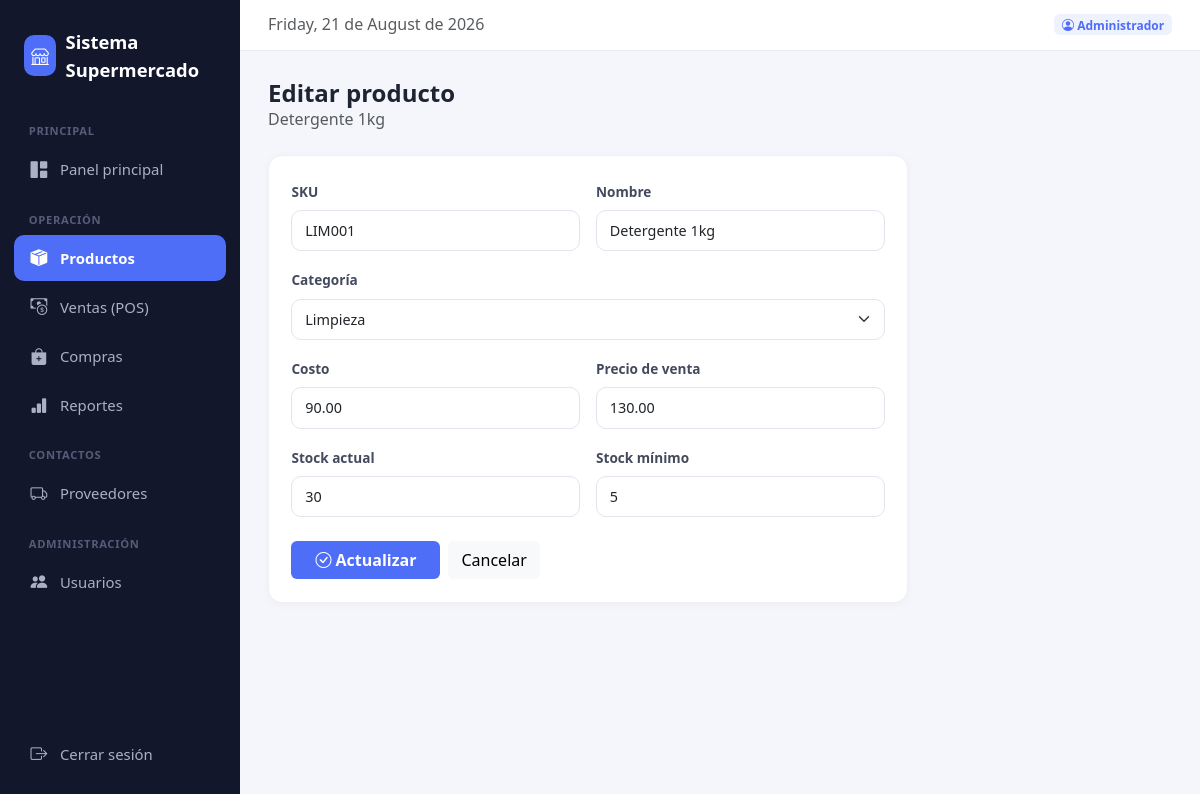
The page /public/index.php?ruta=productos.editar&id=3 (signed in) on the database its author committed.
### tables this page shows
CREATE TABLE productos (
    id INT AUTO_INCREMENT PRIMARY KEY,
    sku VARCHAR(50) NOT NULL UNIQUE,
    nombre VARCHAR(150) NOT NULL,
    categoria_id INT,
    costo DECIMAL(10,2) NOT NULL DEFAULT 0,
    precio_venta DECIMAL(10,2) NOT NULL DEFAULT 0,
    stock_actual INT NOT NULL DEFAULT 0,
    stock_minimo INT NOT NULL DEFAULT 5,
    activo TINYINT(1) DEFAULT 1,
    creado_en TIMESTAMP DEFAULT CURRENT_TIMESTAMP,
    FOREIGN KEY (categoria_id) REFERENCES categorias(id) ON DELETE SET NULL
);

CREATE TABLE categorias (
    id INT AUTO_INCREMENT PRIMARY KEY,
    nombre VARCHAR(100) NOT NULL,
    creado_en TIMESTAMP DEFAULT CURRENT_TIMESTAMP
);

### app/controllers/ProductoController.php (called while the page is built, shortened)
<?php
require_once __DIR__ . '/../models/Producto.php';
require_once __DIR__ . '/../models/Categoria.php';
function productos_editar($pdo)
{
    $productoModel = new Producto($pdo);
    $categoriaModel = new Categoria($pdo);
    $id = $_GET['id'] ?? null;
    $producto = $productoModel->find($id);
    $categorias = $categoriaModel->all();
    require __DIR__ . '/../../views/layout/header.php';
    require __DIR__ . '/../../views/productos/editar.php';
    require __DIR__ . '/../../views/layout/footer.php';
}

### app/models/Producto.php (called while the page is built, shortened)
<?php
class Producto
{
    private $pdo;
    public function __construct($pdo)
    {
        $this->pdo = $pdo;
    }
    public function find($id)
    {
        $stmt = $this->pdo->prepare("SELECT * FROM productos WHERE id = ?");
        $stmt->execute([$id]);
        return $stmt->fetch();
    }
}

### app/includes/funciones.php (called while the page is built, shortened)
<?php
function url($ruta) {
    return BASE_URL . 'index.php?ruta=' . $ruta;
}

### app/models/Categoria.php (called while the page is built)
<?php
class Categoria
{
    private $pdo;
    public function __construct($pdo)
    {
        $this->pdo = $pdo;
    }
    public function all()
    {
        return $this->pdo->query("SELECT * FROM categorias ORDER BY nombre")->fetchAll();
    }
}

### views/productos/editar.php (the view, shortened to what this page needs)
<div class="mb-4">
    <h4 class="mb-0 fw-bold">Editar producto</h4>
    <p class="text-muted mb-0"><?= htmlspecialchars($producto['nombre']) ?></p>
</div>
<div class="panel" style="max-width:640px;">
    <form method="POST" action="<?= url('productos.editar') ?>&id=<?= $producto['id'] ?>">
        <div class="row g-3">
            <div class="col-md-6">
                <label class="form-label">SKU</label>
                <input type="text" name="sku" class="form-control" value="<?= htmlspecialchars($producto['sku']) ?>" required>
            </div>
            <div class="col-md-6">
                <label class="form-label">Nombre</label>
                <input type="text" name="nombre" class="form-control" value="<?= htmlspecialchars($producto['nombre']) ?>" required>
            </div>
            <div class="col-12">
                <label class="form-label">Categoría</label>
                <select name="categoria_id" class="form-select">
                    <?php foreach ($categorias as $c): ?>
                        <option value="<?= $c['id'] ?>" <?= $c['id'] == $producto['categoria_id'] ? 'selected' : '' ?>>
                            <?= htmlspecialchars($c['nombre']) ?>
                        </option>
                    <?php endforeach; ?>
                </select>
            </div>
            <div class="col-md-6">
                <label class="form-label">Costo</label>
                <input type="number" step="0.01" name="costo" class="form-control" value="<?= $producto['costo'] ?>" required>
            </div>
            <div class="col-md-6">
                <label class="form-label">Precio de venta</label>
                <input type="number" step="0.01" name="precio_venta" class="form-control" value="<?= $producto['precio_venta'] ?>" required>
            </div>
            <div class="col-md-6">
                <label class="form-label">Stock actual</label>
                <input type="number" name="stock_actual" class="form-control" value="<?= $producto['stock_actual'] ?>" required>
            </div>
            <div class="col-md-6">
                <label class="form-label">Stock mínimo</label>
                <input type="number" name="stock_minimo" class="form-control" value="<?= $producto['stock_minimo'] ?>" required>
            </div>
        </div>
        <div class="mt-4 d-flex gap-2">
            <button type="submit" class="btn btn-accent px-4"><i class="bi bi-check-circle"></i> Actualizar</button>
            <a href="<?= url('productos.listar') ?>" class="btn btn-light">Cancelar</a>
        </div>
    </form>
</div>

### public/css/estilos.css (style rules this page uses)
:root { --bg-sidebar: #12172b; --bg-sidebar-hover: #1c223d; --accent: #4f6ef7; --accent-soft: #eef1fe; --bg-body: #f4f6fb; --text-muted: #8a90a2; --danger: #ef4444; --success: #22c55e; --warning: #f59e0b; --radius: 14px; }
body { background-color: var(--bg-body); font-family: 'Segoe UI', system-ui, -apple-system, sans-serif; color: #1f2433; }
.panel { background: #fff; border-radius: var(--radius); border: 1px solid #eef0f6; box-shadow: 0 2px 10px rgba(20, 25, 50, 0.03); padding: 1.4rem; }
.btn-accent { background: var(--accent); color: #fff; border: none; font-weight: 600; }
.form-control, .form-select { border-radius: 10px; border: 1px solid #e3e5ee; padding: 0.55rem 0.8rem; font-size: 0.9rem; }
.form-label { font-weight: 600; font-size: 0.85rem; color: #444a5e; }

### rows shown on the page
productos: nombre "Detergente 1kg", sku "LIM001", categoria_id "Limpieza", costo "90.00", precio_venta "130.00", stock_actual "30", stock_minimo "5"

### other values the page prints
NOMBRE_SISTEMA "Sistema Supermercado"
usuarioActual()['nombre'] "Administrador"
